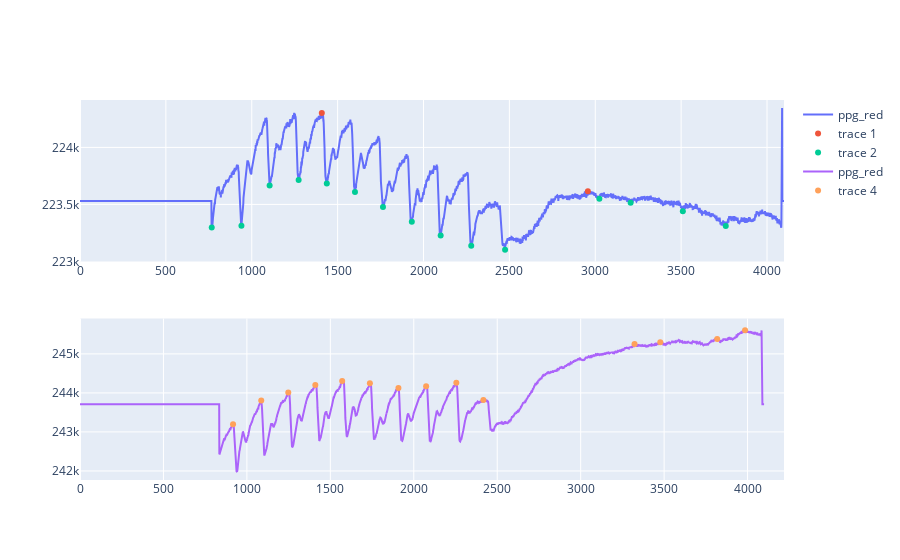

Notebook source saved alongside this figure:
### Code cell
red_clean, red_idx = _preprocess_ppg(red_frame, cm)
ir_clean, ir_idx = _preprocess_ppg(ir_frame, cm)

result = predict_cardiac_metrics(red_clean, ir_clean, red_idx, ir_idx, cm)

print(f'spo2: {result["spo2"]}, r: {result["r"]}, pulse rate: {result["pulse_rate"]}')
plot_data(red_clean, ir_clean, red_idx, ir_idx)

### Figure 1 — Plotly figure (JSON) as saved in the notebook; plotly's stock layout.template omitted (floating-point values rounded to 4 significant figures; data arrays with more than 128 entries replaced by an {"elided": "..."} marker saying what was removed)
{"data": [{"name": "ppg_red", "type": "scatter", "xaxis": "x", "y": {"elided": "4100 int values"}, "yaxis": "y"}, {"mode": "markers", "type": "scatter", "x": [1408, 2957], "xaxis": "x", "y": [224302, 223616], "yaxis": "y"}, {"mode": "markers", "type": "scatter", "x": [767, 940, 1104, 1273, 1437, 1601, 1764, 1932, 2100, 2278, 2475, 3024, 3206, 3510, 3760], "xaxis": "x", "y": [223298, 223313, 223665, 223715, 223684, 223609, 223477, 223348, 223227, 223138, 223103, 223549, 223515, 223441, 223311], "yaxis": "y"}, {"name": "ppg_red", "type": "scatter", "xaxis": "x2", "y": {"elided": "4100 float values"}, "yaxis": "y2"}, {"mode": "markers", "type": "scatter", "x": [917, 1086, 1248, 1410, 1571, 1737, 1908, 2074, 2255, 2417, 3323, 3477, 3818, 3985], "xaxis": "x2", "y": [243198, 243808, 244011, 244200, 244306, 244245, 244127, 244172, 244261, 243821, 245256, 245300, 245382, 245604], "yaxis": "y2"}, {"mode": "markers", "type": "scatter", "x": [], "xaxis": "x2", "y": [], "yaxis": "y2"}], "layout": {"xaxis": {"anchor": "y", "domain": [0, 1]}, "xaxis2": {"anchor": "y2", "domain": [0, 1]}, "yaxis": {"anchor": "x", "domain": [0.575, 1]}, "yaxis2": {"anchor": "x2", "domain": [0, 0.425]}}}
